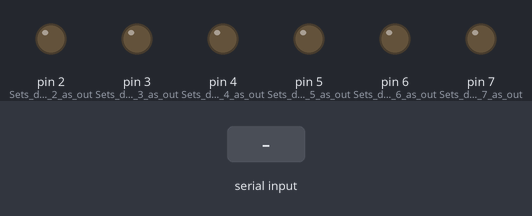
This sketch was run on a simulated Arduino Uno, built with avr-gcc and run on an emulated ATmega328P. Parts: output pins drawn as LEDs (lit = HIGH). The test bench sets the inputs (shaded band). What the sketch prints to the serial monitor is not drawn.

Above: at 1.2 s.
1.3 s: "1\n" received over Serial
At 1.7 s:
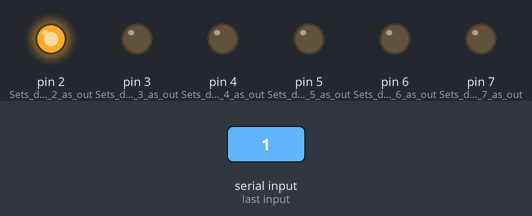
2.8 s: byte 50 ('2') received over Serial
At 4.0 s:
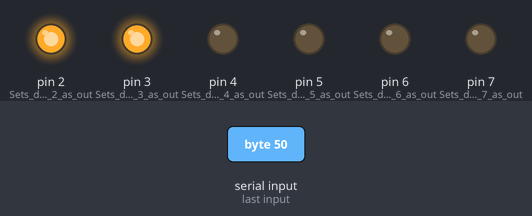
4.3 s: byte 65 ('A') received over Serial
At 5.2 s:
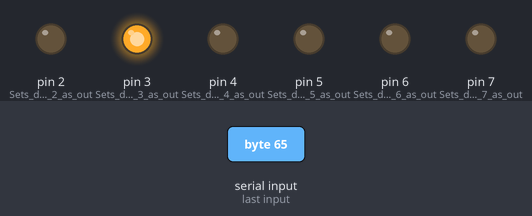
5.8 s: byte 51 ('3') received over Serial
At 6.3 s:
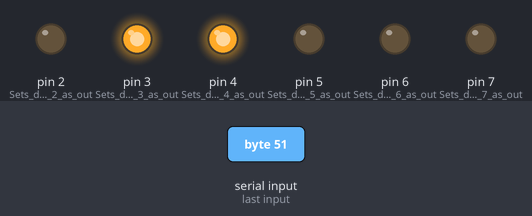
7.3 s: byte 66 ('B') received over Serial
At 8.5 s:
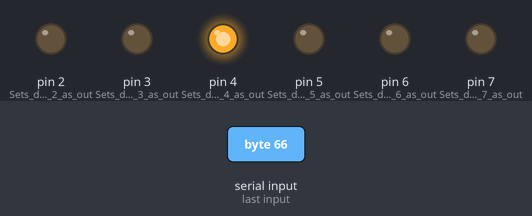
8.8 s: byte 52 ('4') received over Serial
At 9.8 s:
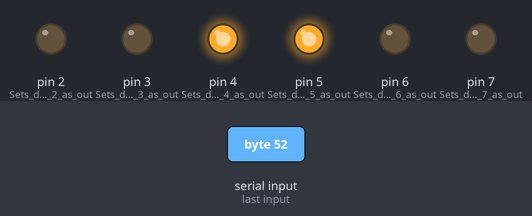
Timing chart, 0 to 11.3 s (numbered marks = the images above; inputs shaded):
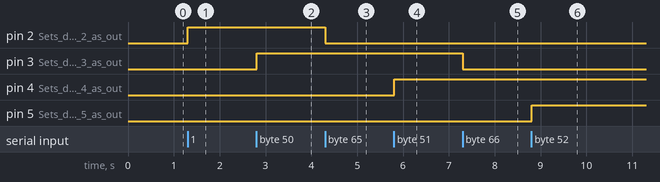

The sketch:

SciExi2017-18_-_Steve_Nathan_de_Sa.ino
```cpp
char data = 0;                //Variable for storing received data
void setup()
{
  Serial.begin(9600);         //Sets the data rate in bits per second (baud) for serial data transmission
  pinMode(2, OUTPUT);        //Sets digital pin 2 as output pin
  pinMode(3, OUTPUT);        //Sets digital pin 3 as output pin
  pinMode(4, OUTPUT);        //Sets digital pin 4 as output pin
  pinMode(5, OUTPUT);        //Sets digital pin 5 as output pin
  pinMode(6, OUTPUT);        //Sets digital pin 6 as output pin
  pinMode(7, OUTPUT);        //Sets digital pin 7 as output pin
  digitalWrite(2, LOW);     //Switch relay1 off
  digitalWrite(3, LOW);     //Swtich relay2 off
  digitalWrite(4, LOW);     //Swtich relay3 off
  digitalWrite(5, LOW);     //Swtich relay4 off
  digitalWrite(6, LOW);     //Swtich relay5 off
  digitalWrite(7, LOW);     //Swtich relay6 off

}
void loop()
{
  if(Serial.available() > 0)  // Send data only when you receive data:
    data = Serial.read();      //Read the incoming data and store it into variable data
    Serial.print(data);        //Print Value inside data in Serial monitor
    Serial.print("\n");        //New line

    {
    if(data == '1')            //Checks whether value of data is equal to 1
      digitalWrite(2, HIGH);  //If value is 1 then Relay turns ON
    else if(data == 'A')       //Checks whether value of data is equal to 0
      digitalWrite(2, LOW);   //If value is 0 then Relay turns OFF

    if(data == '2')            //Checks whether value of data is equal to 1
      digitalWrite(3, HIGH);  //If value is 2 then Relay turns ON
    else if(data == 'B')       //Checks whether value of data is equal to 0
      digitalWrite(3, LOW);   //If value is 0 then Relay turns OFF

    if(data == '3')            //Checks whether value of data is equal to 1
      digitalWrite(4, HIGH);  //If value is 3 then Relay turns ON
    else if(data == 'C')       //Checks whether value of data is equal to 0
      digitalWrite(4, LOW);   //If value is 0 then Relay turns OFF

    if(data == '4')            //Checks whether value of data is equal to 1
      digitalWrite(5, HIGH);  //If value is 4 then Relay turns ON
    else if(data == 'D')       //Checks whether value of data is equal to 0
      digitalWrite(5, LOW);   //If value is 0 then Relay turns OFF

    if(data == '5')            //Checks whether value of data is equal to 1
      digitalWrite(6, HIGH);  //If value is 5 then Relay turns ON
    else if(data == 'E')       //Checks whether value of data is equal to 0
      digitalWrite(6, LOW);   //If value is 0 then Relay turns OFF

    if(data == '6')            //Checks whether value of data is equal to 1
      digitalWrite(7, HIGH);  //If value is 6 then Relay turns ON
    else if(data == 'F')       //Checks whether value of data is equal to 0
      digitalWrite(7, LOW);   //If value is 0 then Relay turns OFF

    if(data == '7')            //Checks whether value of data is equal to 1
   {
      digitalWrite(2, HIGH);     //Switch relay1 on
      digitalWrite(3, HIGH);     //Swtich relay2 on
      digitalWrite(4, HIGH);     //Swtich relay3 on
      digitalWrite(5, HIGH);     //Swtich relay4 on
      digitalWrite(6, HIGH);     //Swtich relay5 on
      digitalWrite(7, HIGH);     //Swtich relay6 on
   }
    else if(data == 'G')       //Checks whether value of data is equal to 0
   {
      digitalWrite(2, LOW);     //Switch relay1 off
      digitalWrite(3, LOW);     //Swtich relay2 off
      digitalWrite(4, LOW);     //Swtich relay3 off
      digitalWrite(5, LOW);     //Swtich relay4 off
      digitalWrite(6, LOW);     //Swtich relay5 off
      digitalWrite(7, LOW);     //Swtich relay6 off
   }
  }
}
```

Measured:
- after the input at 1.3 s, pin 2 (Sets_digital_pin_2_as_out): LOW → HIGH at once
- after the input at 2.8 s, pin 3 (Sets_digital_pin_3_as_out): LOW → HIGH at once
- after the input at 4.3 s, pin 2 (Sets_digital_pin_2_as_out): HIGH → LOW at once
- after the input at 5.8 s, pin 4 (Sets_digital_pin_4_as_out): LOW → HIGH at once
- after the input at 7.3 s, pin 3 (Sets_digital_pin_3_as_out): HIGH → LOW at once
- after the input at 8.8 s, pin 5 (Sets_digital_pin_5_as_out): LOW → HIGH at once
